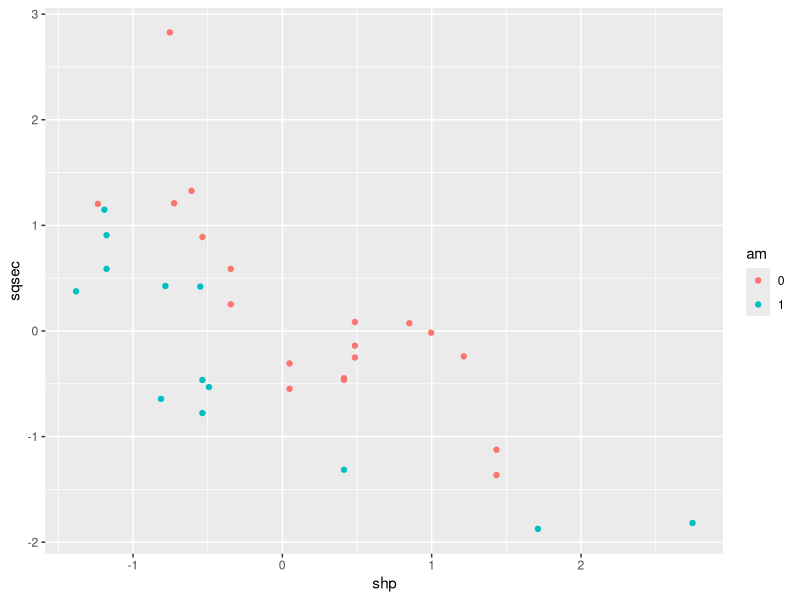
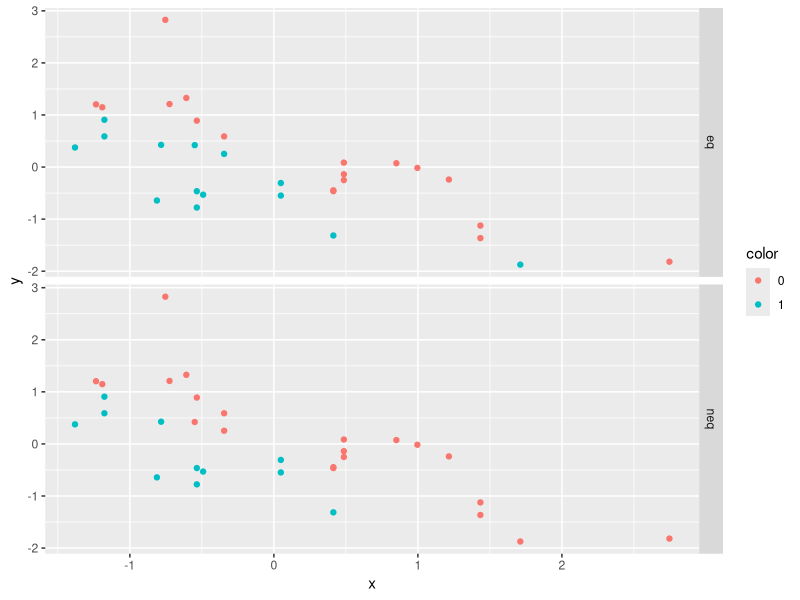

Write the R code that produced these figures, in order.
library(ggplot2)
library(MASS)

data <- mtcars
data$shp <- scale(data$hp)
data$sqsec <- scale(data$qsec)
data$am <- as.factor(data$am)

## 1
ggplot() +
    geom_point(data=data, aes(x=shp, y=sqsec, color=am))

## No, the data is not linearly separable

## 2
prior <- c(1, 1) / 2
fit_eq <- lda(am ~ shp + sqsec, data=data, prior=prior)
fit_eq

prior <- as.numeric(table(data$am) / sum(table(data$am)))
fit_neq <- lda(am ~ shp + sqsec, data=data, prior=prior)
fit_neq

prediction_eq <- predict(fit_eq, data)$class
prediction_neq <- predict(fit_neq, data)$class

plot_data1 <- data.frame(x=data$shp, y=data$sqsec, color=prediction_eq, type="eq")
plot_data2 <- data.frame(x=data$shp, y=data$sqsec, color=prediction_neq, type="neq")

plot_data <- rbind(plot_data1, plot_data2)

ggplot() +
    geom_point(data=plot_data, aes(x=x, y=y, color=color)) +
    facet_grid(type ~ .)

## 3
euclidean <- function(u) {
    sqrt(sum(u^2))
}

kernel.epan <- function(u) {
    (1 - euclidean(u)^2) * as.numeric((euclidean(u) <= 1))
}

kernel.density <- function(X, Xtest, lambda) {
    apply(Xtest, 1, function(x){
        s <- 0
        for (i in 1:nrow(X)) {
            s <- s + kernel.epan((X[i, ] - x) / lambda)
        }

        s / nrow(X)
    })
}

lambda <- 0.2

idx1 <- which(data$am == 0)
X1 <- as.matrix(data.frame(data$qsec[idx1], data$hp[idx1]))
Xtest1 <- as.matrix(data.frame(data$qsec, data$hp))
density1 <- kernel.density(X1, Xtest1, lambda)

idx2 <- which(data$am == 1)
X2 <- data.frame(data$qsec[idx2], data$hp[idx2])
Xtest2 <- data.frame(data$qsec, data$hp)
density2 <- kernel.density(X2, Xtest2, lambda)

densities <- data.frame(density1, density2)
prediction <- apply(densities, 1, function(x) which.max(x))

prediction_error <- mean(as.numeric(data$am) != prediction)
prediction_error
